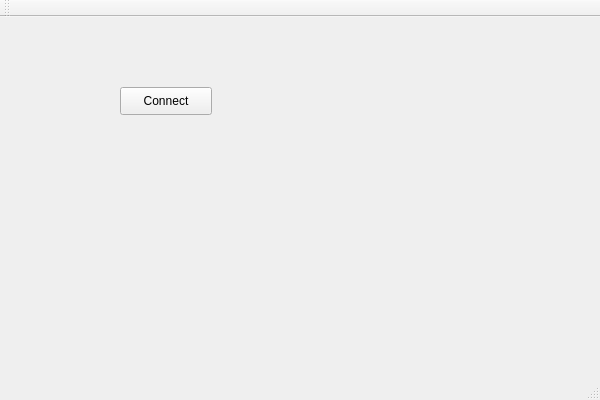
<?xml version="1.0" encoding="UTF-8"?>
<ui version="4.0">
 <class>MainWindowClass</class>
 <widget class="QMainWindow" name="MainWindowClass">
  <property name="geometry">
   <rect>
    <x>0</x>
    <y>0</y>
    <width>600</width>
    <height>400</height>
   </rect>
  </property>
  <property name="windowTitle">
   <string>Horus</string>
  </property>
  <widget class="QWidget" name="centralWidget">
   <widget class="QPushButton" name="ConnectButton">
    <property name="geometry">
     <rect>
      <x>120</x>
      <y>70</y>
      <width>92</width>
      <height>28</height>
     </rect>
    </property>
    <property name="text">
     <string>Connect</string>
    </property>
   </widget>
  </widget>
  <widget class="QMenuBar" name="menuBar">
   <property name="geometry">
    <rect>
     <x>0</x>
     <y>0</y>
     <width>600</width>
     <height>25</height>
    </rect>
   </property>
  </widget>
  <widget class="QToolBar" name="mainToolBar">
   <attribute name="toolBarArea">
    <enum>TopToolBarArea</enum>
   </attribute>
   <attribute name="toolBarBreak">
    <bool>false</bool>
   </attribute>
  </widget>
  <widget class="QStatusBar" name="statusBar"/>
 </widget>
 <layoutdefault spacing="6" margin="11"/>
 <resources/>
 <connections/>
</ui>
